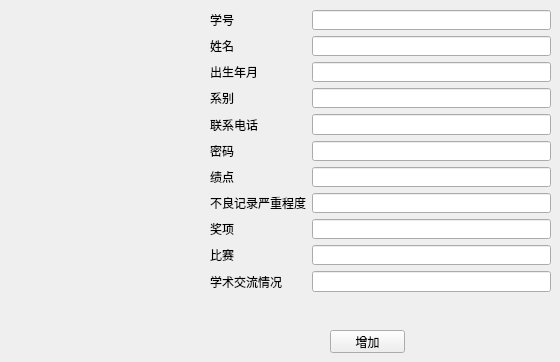
          <widget class="QWidget" name="tab_15">
           <attribute name="title">
            <string>增加学生信息</string>
           </attribute>
           <widget class="QWidget" name="formLayoutWidget_12">
            <property name="geometry">
             <rect>
              <x>210</x>
              <y>10</y>
              <width>341</width>
              <height>282</height>
             </rect>
            </property>
            <layout class="QFormLayout" name="formLayout_12">
             <item row="0" column="0">
              <widget class="QLabel" name="label_47">
               <property name="text">
                <string>学号</string>
               </property>
              </widget>
             </item>
             <item row="0" column="1">
              <widget class="QLineEdit" name="gaixh"/>
             </item>
             <item row="1" column="0">
              <widget class="QLabel" name="label_48">
               <property name="text">
                <string>姓名</string>
               </property>
              </widget>
             </item>
             <item row="1" column="1">
              <widget class="QLineEdit" name="gaixm"/>
             </item>
             <item row="2" column="0">
              <widget class="QLabel" name="label_49">
               <property name="text">
                <string>出生年月</string>
               </property>
              </widget>
             </item>
             <item row="2" column="1">
              <widget class="QLineEdit" name="gaicsny"/>
             </item>
             <item row="3" column="0">
              <widget class="QLabel" name="label_50">
               <property name="text">
                <string>系别</string>
               </property>
              </widget>
             </item>
             <item row="3" column="1">
              <widget class="QLineEdit" name="gaixb"/>
             </item>
             <item row="4" column="0">
              <widget class="QLabel" name="label_51">
               <property name="text">
                <string>联系电话</string>
               </property>
              </widget>
             </item>
             <item row="4" column="1">
              <widget class="QLineEdit" name="gailxdh"/>
             </item>
             <item row="5" column="0">
              <widget class="QLabel" name="label_52">
               <property name="text">
                <string>密码</string>
               </property>
              </widget>
             </item>
             <item row="5" column="1">
              <widget class="QLineEdit" name="gaimm"/>
             </item>
             <item row="6" column="0">
              <widget class="QLabel" name="label_53">
               <property name="text">
                <string>绩点</string>
               </property>
              </widget>
             </item>
             <item row="7" column="0">
              <widget class="QLabel" name="label_54">
               <property name="text">
                <string>不良记录严重程度</string>
               </property>
              </widget>
             </item>
             <item row="6" column="1">
              <widget class="QLineEdit" name="gaijd"/>
             </item>
             <item row="7" column="1">
              <widget class="QLineEdit" name="gaibljlyzcd"/>
             </item>
             <item row="8" column="1">
              <widget class="QLineEdit" name="award"/>
             </item>
             <item row="9" column="1">
              <widget class="QLineEdit" name="com"/>
             </item>
             <item row="10" column="1">
              <widget class="QLineEdit" name="comm"/>
             </item>
             <item row="8" column="0">
              <widget class="QLabel" name="label_7">
               <property name="text">
                <string>奖项</string>
               </property>
              </widget>
             </item>
             <item row="9" column="0">
              <widget class="QLabel" name="label_8">
               <property name="text">
                <string>比赛</string>
               </property>
              </widget>
             </item>
             <item row="10" column="0">
              <widget class="QLabel" name="label_9">
               <property name="text">
                <string>学术交流情况</string>
               </property>
              </widget>
             </item>
            </layout>
           </widget>
           <widget class="QPushButton" name="pushButton_22">
            <property name="geometry">
             <rect>
              <x>330</x>
              <y>330</y>
              <width>75</width>
              <height>23</height>
             </rect>
            </property>
            <property name="text">
             <string>增加</string>
            </property>
           </widget>
          </widget>
